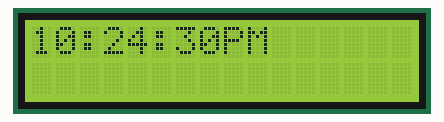
Recording of a sketch running on a simulated Arduino Uno, built with avr-gcc and run on an emulated ATmega328P. Parts: 16×2 character LCD. The local clock reads 2024-03-15 10:24:30 at power-on unless the sketch sets it.

Above: at 0.1 s.
At 4.2 s:
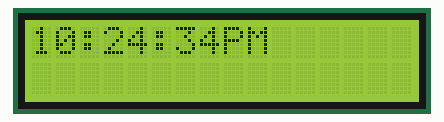
At 9.2 s:
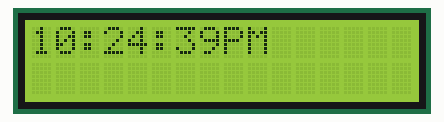
At 19.4 s:
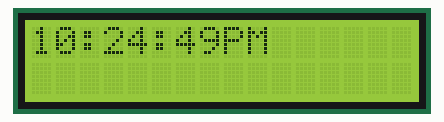
At 28.5 s:
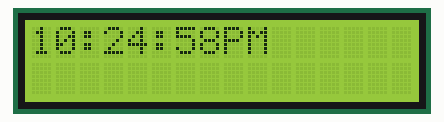
At 38.1 s:
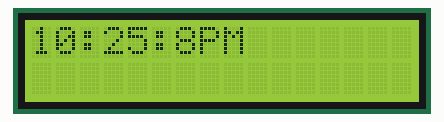

Measured:
- what the display in image 1 shows lasts 1.0 s, from 4.1 s to 5.1 s

The sketch:

RTC_Acuracy_Checker_MEGAONLY_22_May.ino
```cpp
#include <DS3231.h>
#include <LiquidCrystal.h>

const int rs = 7, en = 8, d4 = 9, d5 = 10, d6 = 11, d7 = 12;
LiquidCrystal lcd(rs, en, d4, d5, d6, d7);

DS3231  rtc(SDA, SCL);
int hours = 0;
int minutes = 0;
int seconds = 0;
Time t;
bool PM = false;


void setup() {
  // put your setup code here, to run once:
  rtc.begin();
  lcd.begin(16, 2);
}

void loop() {
  PM = false;
  t = rtc.getTime();

  lcd.clear();
  hours = t.hour;
  minutes = t.min;
  seconds = t.sec;
  if(hours > 12){
    hours = hours - 12;
    PM = true;
  }

  lcd.print(hours);
  lcd.print(":");
  lcd.print(minutes);
  lcd.print(":");
  lcd.print(seconds);
  if(PM = true){
    lcd.print("PM");
  }
  else{
    lcd.print("AM");
  }
 delay(500);
}
```
